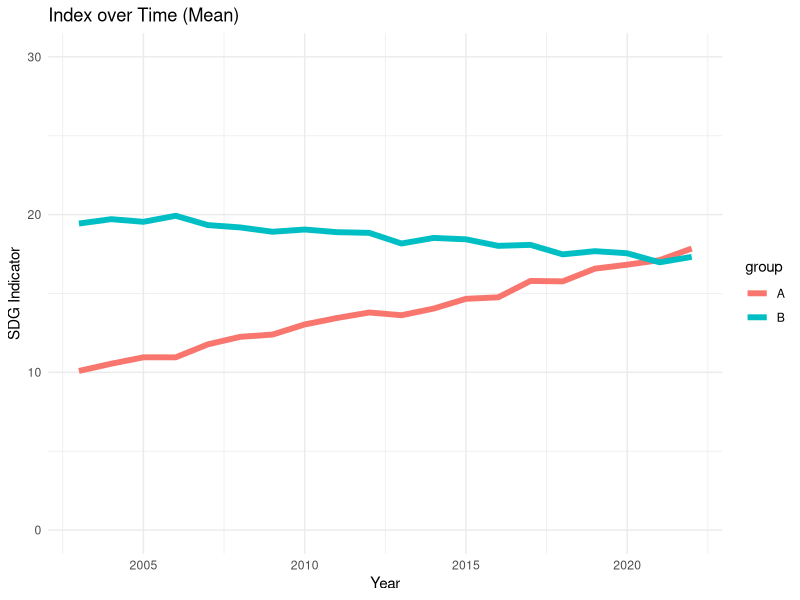
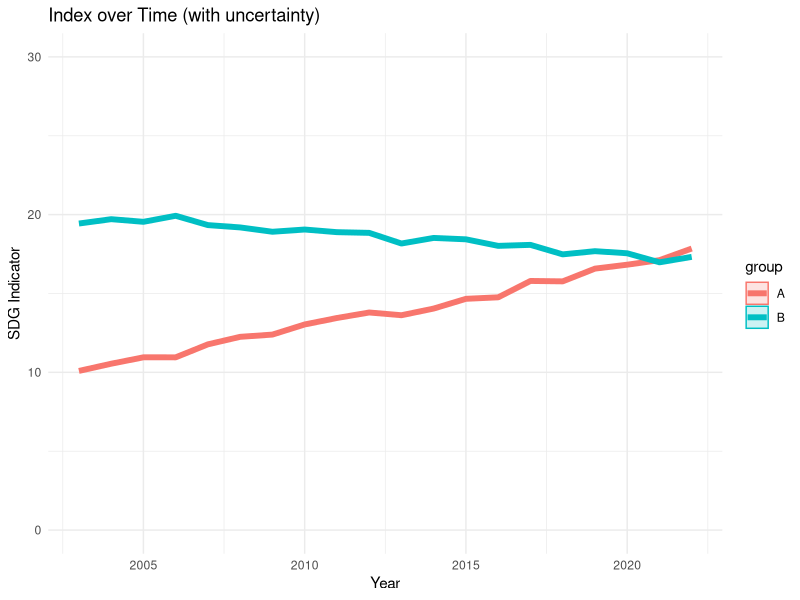
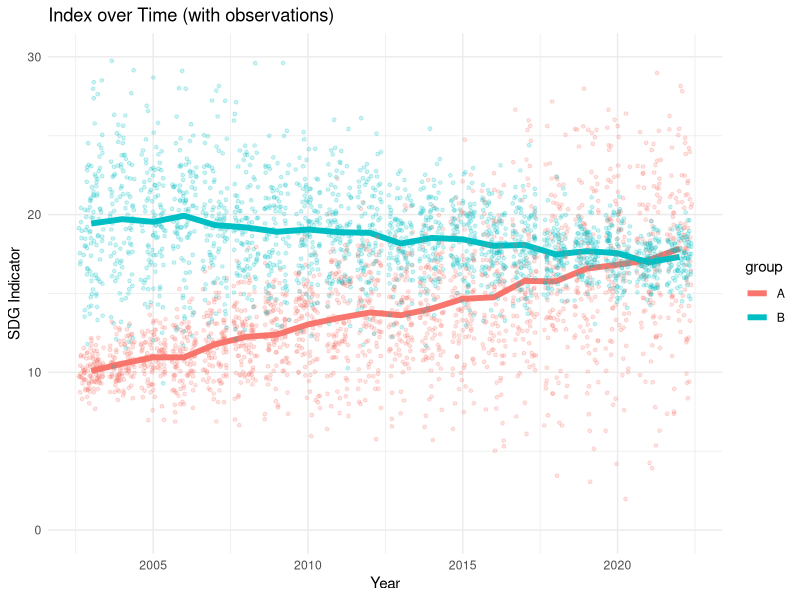
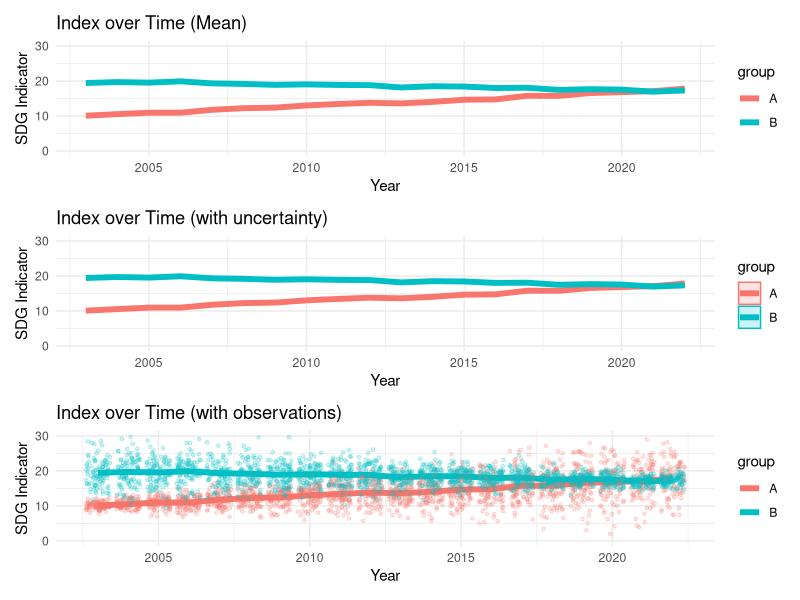

Here is the R script that generated these plots, in order:
## ---- chunk 1
knitr::opts_chunk$set(echo = TRUE)
## ---- chunk 2
library(knitr)
opts_chunk$set(warning = FALSE, message = FALSE, 
               fig.pos = "!H", fig.align = "center",
               autodep = TRUE, tidy = FALSE, cache = TRUE)
#opts_chunk$set(cache.rebuild=TRUE) 

# My colors:
SIAP.color <- "#0385a8"
## ---- chunk 3
library(tidyverse)
library(patchwork)

## ---- chunk 4

set.seed(123)

# Create an empty data.frame
df <- data.frame()

# Loop over years from 2003 to 2022
for(year in 2003:2022) {
  # Create a data.frame with 100 observations for group A, with mean increasing over time
  a <- data.frame(year = year, group = "A", value = rnorm(100, mean = 10 + (year - 2003)*0.4, sd = 1 + (year - 2003)*0.22))
  # Create a data.frame with 100 observations for group B, with mean increasing over time
  b <- data.frame(year = year, group = "B", value = rnorm(100, mean = 20 - (year - 2003)*0.15, sd = 4 - (year - 2003)*0.15))
  # Create a data.frame with 100 observations for group C, with constant mean
  # c <- data.frame(year = year, group = "C", value = rnorm(100, mean = 15 + (year - 2003)*0.05,  sd = 3 - (year - 2003)*0.1))
  # Bind the three data.frames together
  df <- rbind(df, a, b)
}
## ---- chunk 5
p1 <-  ggplot(df, aes(x = year, y = value, color = group)) +
   stat_summary(fun = mean, geom = "line", size = 2 ) +
  scale_y_continuous(limits = c(0, 30)) +
  labs(title = "Index over Time (Mean)", x = "Year", y = "SDG Indicator") + 
   theme_minimal()
## ---- chunk 6
p2 <-  ggplot(df, aes(x = year, y = value, color = group, fill = group)) +
  stat_summary(fun = mean, geom = "line", size = 2) +
  stat_summary(fun.data = "mean_sdl", fun.args = list(mult = 1), geom = "ribbon", alpha = 0.2) +
  scale_y_continuous(limits = c(0, 30)) +
  labs(title = "Index over Time (with uncertainty)", x = "Year", y = "SDG Indicator") +  
   theme_minimal()
## ---- chunk 7
p3 <-  ggplot(df, aes(x = year, y = value, color = group)) +
  stat_summary(fun = mean, geom = "line", size = 2) +
  #stat_summary(fun.data = "mean_sdl", fun.args = list(mult = 1), geom = "ribbon", alpha = 0.2) +
  geom_jitter(alpha = 0.2, size = 1) +
  scale_y_continuous(limits = c(0, 30)) +
  labs(title = "Index over Time (with observations)", x = "Year", y = "SDG Indicator") +  
  theme_minimal()
## ---- chunk 8
p1
p2
p3

## ---- chunk 9
(p1 / p2/p3)
